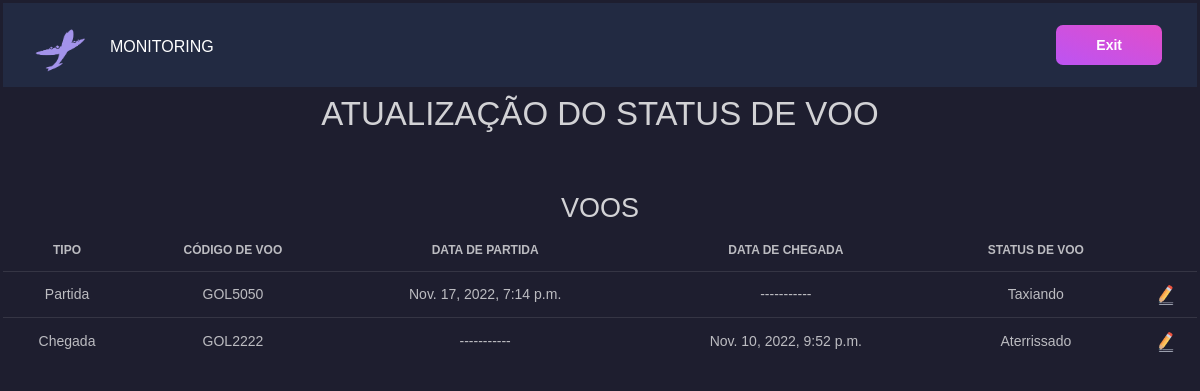
Before: /update/ with the older database file.
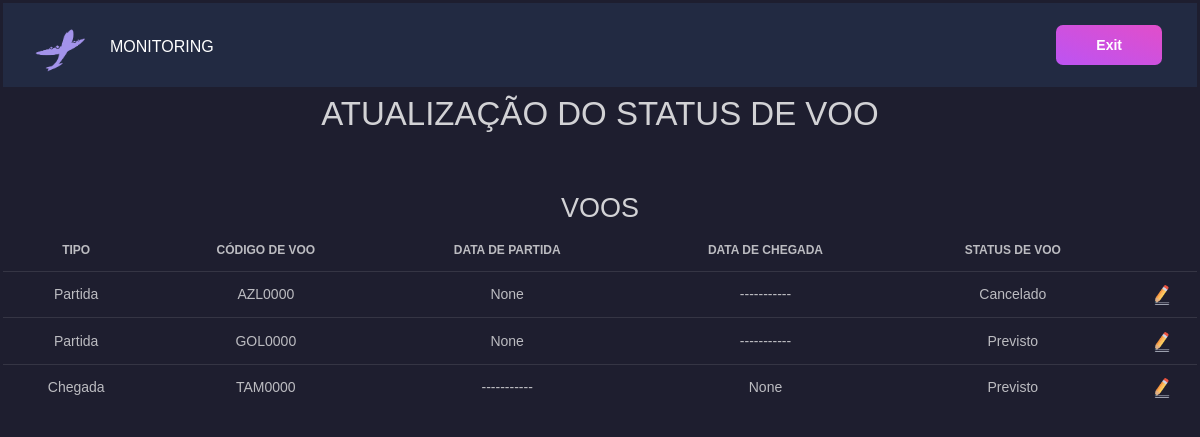
After: the same page with the newer database file.
### flight_management/models.py (models this page shows, shortened)
class Flight(models.Model):
    id = models.BigAutoField(primary_key=True)
    fk_flightstatus = models.ForeignKey(FlightStatus, on_delete=models.SET_NULL, blank=True, null=True)
    tx_code = models.CharField(max_length=8)
    dt_est_departure = models.DateTimeField(blank=True, null=True)
    dt_est_arrival = models.DateTimeField(blank=True, null=True)
    nm_origin = models.CharField(max_length=3, choices=AirportCodes.choices)
    nm_destination = models.CharField(max_length=3, choices=AirportCodes.choices)
    class Meta:
        db_table = 'flight'

class FlightStatus(models.Model):
    id = models.BigAutoField(primary_key=True)
    dt_departure = models.DateTimeField(blank=True, null=True)
    dt_arrival = models.DateTimeField(blank=True, null=True)
    nm_status = models.CharField(max_length=13, choices=Status.choices, default=Status.PREVISTO)
    dt_creation = models.DateTimeField(auto_now=True)
    dt_updated = models.DateTimeField(auto_now=True)
    dt_done = models.DateTimeField(blank=True, null=True)
    class Meta:
        db_table = 'flight_status'

### flight_management/views.py (the view)
# urls.py: path('update/', flightmanagementviews.flightupdateview),
def flightupdateview(request):
    all_flights = Flight.objects.all()
    all_status_flights = FlightStatus.objects.all()
    context = {'all_flights' : all_flights, 'all_status_flights' : all_status_flights}
    return render(request, "update.html", context)

### flight_management/template/update.html (shortened to what this page needs)
{% load static %}
<!DOCTYPE html>
<html lang="en">
<head>
    <link rel="stylesheet" href="{% static 'css/black-dashboard.min.css' %}">
</head>
<body>
    <nav class="navbar navbar-expand-lg navbar-dark bg-dark">
        <a class="navbar-brand mr-0 mr-md-2" href="../home" aria-label="Caqui">
            <img src="{% static 'img/caqui.png' %}" width="50 px">
        </a>
        <a class="navbar-brand" href="../home">Monitoring</a>
        <div class="collapse navbar-collapse" id="navbarSupportedContent">
            <a href="/" class="btn btn-primary d-none d-lg-inline-block mb-3 mb-md-0 ml-md-3">Exit</a>
      </div>
    </nav>
    <h1> ATUALIZAÇÃO DO STATUS DE VOO </h1>
    <div class="row">
        <div class="col-md-12">
            <h2 class="text-center">VOOS</h2>
            <table class="table">
                <thead>
                    <tr>
                        <th>Tipo</th>
                        <th>Código de Voo</th>
                        <th>Data de Partida</th>
                        <th>Data de chegada</th>
                        <th>Status de Voo</th>
                        <th></th>
                    </tr>
                </thead>
                <tbody>
                        {% for flight in all_flights %}
                            <tr>
                                {% if flight.nm_destination == "GRU" %}
                                    <td>{{"Chegada"}}</td>
                                {% else %}
                                    <td>{{"Partida"}}</td>
                                {% endif %}
                                <td>{{flight.tx_code}}</td>
                                {% if flight.nm_destination == "GRU" %}
                                    <td>{{"-----------"}}</td>
                                {% else %}
                                    <td>{{flight.fk_flightstatus.dt_departure}}</td>
                                {% endif %}
                                {% if flight.nm_origin == "GRU" %}
                                <td>{{"-----------"}}</td>
                                {% else %}
                                    <td>{{flight.fk_flightstatus.dt_arrival}}</td>
                                {% endif %}
                                <td>{{flight.fk_flightstatus.nm_status}}</td>
                                <td>
                                    <a id="{{flight.tx_code}}{{'|'}}{{flight.fk_flightstatus.nm_status}}" class="update-status" href="../update/edit" onclick="passCode(id)"> <img src="{% static 'img/edit.png' %}" height ="20" width="20"/>
                                </td>
                            </tr>
                        {% endfor %}
                </tbody>
            </table>
        </div>
    </div>
</body>
</html>

Changed rows visible on the page:
removed Flight: value "Partida", tx_code "GOL5050", fk_flightstatus.dt_departure "Nov. 17, 2022, 7:14 p.m.", value "-----------", fk_flightstatus.nm_status "Taxiando"
removed Flight: value "Chegada", tx_code "GOL2222", value "-----------", fk_flightstatus.dt_arrival "Nov. 10, 2022, 9:52 p.m.", fk_flightstatus.nm_status "Aterrissado"
added Flight: value "Partida", tx_code "AZL0000", fk_flightstatus.dt_departure "None", value "-----------", fk_flightstatus.nm_status "Cancelado"
added Flight: value "Partida", tx_code "GOL0000", fk_flightstatus.dt_departure "None", value "-----------", fk_flightstatus.nm_status "Previsto"
added Flight: value "Chegada", tx_code "TAM0000", value "-----------", fk_flightstatus.dt_arrival "None", fk_flightstatus.nm_status "Previsto"
